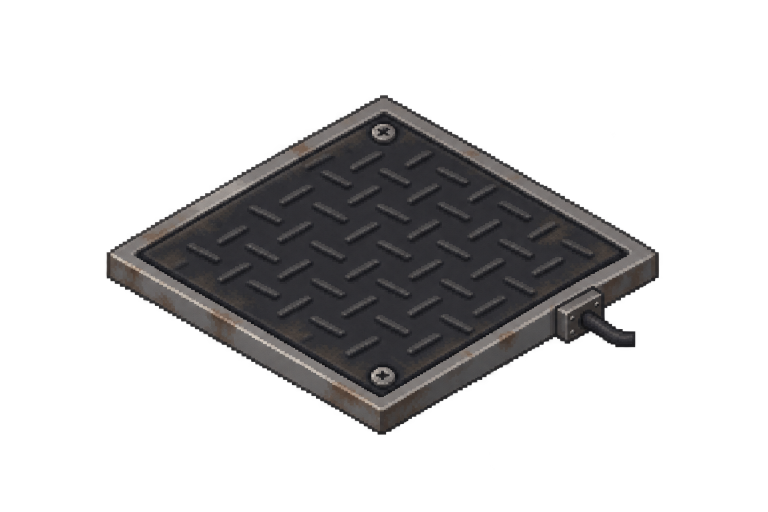
#> input picture art/placeholders/pressure-plate.png, 1536 x 1024 px (shown at 1/2 size); the run also reads 2 pictures not shown here
$ python pack-placeholder-sprites.py
#> lines starting #> are read from the running program, lines starting #| are printed output that depends on the picture
"""Build the ZedComm placeholder sprite pack and tile definitions with Pillow."""
from io import BytesIO
from itertools import combinations
from math import hypot
from pathlib import Path
from struct import pack

from PIL import Image, ImageDraw, ImageOps

ROOT = Path(__file__).resolve().parents[1]
SOURCE = ROOT / "art" / "placeholders"
CONCEPT_ART = ROOT / "art" / "first-release-concepts"
OCCUPANCY_ART = CONCEPT_ART / "occupancy-plate.png"
WEIGHT_ART = CONCEPT_ART / "weight-plate.png"
DISPLAY_ART = CONCEPT_ART / "numeric-display-blank-face.png"
CABINET_ART = ROOT / "art" / "cabinet-prototypes"
FLOOR_CABINET = CABINET_ART / "network-cabinet-floor-frame.png"
LARGE_CABINET = CABINET_ART / "network-cabinet-large.png"
XL_CABINET = CABINET_ART / "network-cabinet-xl.png"
TABLETOP_CABINET = CABINET_ART / "network-cabinet-tabletop-frame.png"
WALL_CABINET = CABINET_ART / "network-cabinet-wall-frame.png"
CABINET_SET = "zedcomm_cabinets_01"
CABINET_FRAME = 466
SWITCH_FRAME = 467
SWITCH_LEAD_SET = "zedcomm_switch_01"
SWITCH_FLOOR_SET = "zedcomm_switch_floor_01"
WALL_MOUNTS = ((80, 183, False), (48, 183, True), (48, 199, False), (80, 199, True))
SWITCH_ART = (CONCEPT_ART / "manual-network-switch.png", CONCEPT_ART / "manual-network-switch-on.png")
OCCUPANCY_FIRST_FRAME = 419
WEIGHT_FIRST_FRAME = 425
DISPLAY_FIRST_FRAME = 431
DISPLAY_SET = "zedcomm_display_01"
WEIGHT_FACE_SET = "zedcomm_weight_face_01"
PLATE_TERMINAL_MASK = ((88, 229), (107, 218), (108, 249), (88, 249))
WEIGHT_TERMINAL_MASK = ((72, 235), (81, 231), (85, 234), (82, 237), (79, 238), (75, 241), (73, 241))
PLATE_SOCKETS = ((85, 235), (42, 235), (42, 208), (85, 208))
WEIGHT_SOCKETS = ((85, 235), (42, 235), (42, 216), (85, 216))
MEDIA = ROOT / "workshop/ZedComm/Contents/mods/ZedComm/42/media"
SET = "zedcomm_devices_01"
TILE_WIDTH, TILE_HEIGHT = 128, 256
# Width at Build 42 scale and ground-relative lower edge in the tile cell.
SPRITES = (
    ("pressure-plate", 106, 249, "ZedCommPressurePlate"),
    ("wire", 74, 240, "ZedCommSignalWire"),
    ("numeric-display", 62, 243, "ZedCommNumericDisplay"),
)


# Mirrors WireShape.lua. Each additional frame is a two-ended route or cap.
WIRE_MASKS = (0, 1, 2, 3, 4, 5, 6, 8, 9, 10, 12)
WIRE_LANE_OFFSETS = (9, -9, 17, -17)
COLUMNS = 4
ROWS = 8
# Screen offsets for +X, +Y, -X and -Y at Build 42 scale.
WIRE_DIRECTIONS = ((32, 16), (-32, 16), (-32, -16), (32, -16))
TILE_CENTER = (64, 224)
LEAD_STROKES = ((5, "#3a2522"), (3, "#6e4037"), (1, "#946452"))


# [4 lines left out: function draw_lead, not called in this run]


def wall_lead_foot(center, facing):
    return center, 216 if facing < 2 else 232


def ints(*values):
    return pack(f"<{len(values)}i", *values)


def pack_string(value):
    value = value.encode("ascii")
    return ints(len(value)) + value


def sprite_frame(source, width, bottom):
#> called with width = 106, bottom = 249
    with Image.open(source) as original:
#> original is the input picture: PIL image 1536x1024 RGBA; mean R, G, B, A 25.9, 24.9, 25.1, 66.2
        art = original.convert("RGBA")
    # Size by the visible prop instead of the near-transparent image margins.
    bounds = art.getchannel("A").point(lambda alpha: 255 if alpha >= 16 else 0).getbbox()
#> bounds = (212, 190, 1318, 870)
    if bounds is None:
        raise ValueError(f"Empty sprite: {source}")
    art = art.crop(bounds)
    height = round(art.height * width / art.width)
    art = art.resize((width, height), Image.Resampling.LANCZOS)
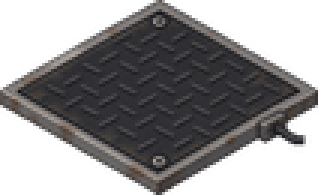
#> art: PIL image 106x65 RGBA (shown 3 times larger); mean R, G, B, A 37.8, 36.4, 37.2, 138.5; transparent parts drawn white
    return art, (TILE_WIDTH - width) // 2, bottom - height


def wire_frame(mask, offset=0):
    # At tile scale 2, adjacent centers are separated by (64, 32).
    # Each leg meets its partner at the shared diamond edge midpoint.
    center = TILE_CENTER
    ends = [(center[0] + dx, center[1] + dy)
            for bit, (dx, dy) in enumerate(WIRE_DIRECTIONS) if mask & (1 << bit)]
    if not ends:
        ends = [(54, 219), (74, 229)]
    if offset:
        start, end = ends[0], ends[1] if len(ends) == 2 else center
        dx, dy = end[0] - start[0], end[1] - start[1]
        length = hypot(dx, dy)
        shift_x, shift_y = round(-dy * offset / length), round(dx * offset / length)
        center = (center[0] + shift_x, center[1] + shift_y)
        # Keep real tile-edge endpoints aligned with the neighboring sprites.
        if mask == 0:
            ends = [(x + shift_x, y + shift_y) for x, y in ends]
    scale = 4
    art = Image.new("RGBA", (TILE_WIDTH * scale, TILE_HEIGHT * scale))
    pen = ImageDraw.Draw(art)

    def scaled(point):
        return point[0] * scale, point[1] * scale

    route = [ends[0], center, ends[1]] if len(ends) == 2 else [ends[0], center]
    if offset and mask and len(ends) == 2:
        inner = [(round((x + TILE_CENTER[0]) / 2) + shift_x,
                  round((y + TILE_CENTER[1]) / 2) + shift_y) for x, y in ends]
        route = [ends[0], inner[0], center, inner[1], ends[1]]
    for width, color in LEAD_STROKES:
        pen.line([scaled(point) for point in route], fill=color, width=width * scale, joint="curve")
    free_ends = ends if mask == 0 else [center] if len(ends) == 1 else []
    for point in free_ends:
        x, y = scaled(point)
        pen.ellipse((x - 8, y - 8, x + 8, y + 8), fill="#b09a65")
    art = art.resize((TILE_WIDTH, TILE_HEIGHT), Image.Resampling.LANCZOS)
    bounds = art.getchannel("A").getbbox()
    return art.crop(bounds), bounds[0], bounds[1]


# Direction and lane codes mirror WireShape.lua.
ROUTE_EDGE_COUNT = 20
ROUTE_LANE_SPACING = 0.18
ROUTE_INWARD = ((-1, 0), (0, -1), (1, 0), (0, 1))


def route_edge(code):
    side, lane = divmod(code, 5)
    along = 0.5 + (lane - 2) * ROUTE_LANE_SPACING
    point = ((1, along), (along, 1), (0, along), (along, 0))[side]
    return point, ROUTE_INWARD[side]


def wire_curve(first, second=None, local_port=False):
    start, inward = route_edge(first)
    if second is not None:
        end, end_inward = route_edge(second)
    else:
        end_inward = (-inward[0], -inward[1])
        end = (0.5, 0.5) if local_port else (start[0] + inward[0] * 0.5, start[1] + inward[1] * 0.5)

    def shift(point, direction, distance):
        return point[0] + direction[0] * distance, point[1] + direction[1] * distance

    start_reach, end_reach = 0.42, 0.16 if second is None else 0.42
    if second is not None and inward[0] * end_inward[0] + inward[1] * end_inward[1] == 0:
        # Scale each corner handle to its lane's turn radius. An inner
        # bend has less room than the outer bend and turns sooner.
        dx, dy = end[0] - start[0], end[1] - start[1]
        start_reach = 0.55 * abs(dx * inward[0] + dy * inward[1])
        end_reach = 0.55 * abs(dx * end_inward[0] + dy * end_inward[1])
    control = [start, shift(start, inward, start_reach),
               shift(end, end_inward, end_reach), end]
    points = []
    for i in range(25):
        t = i / 24
        weight = ((1 - t) ** 3, 3 * t * (1 - t) ** 2, 3 * t ** 2 * (1 - t), t ** 3)
        points.append(tuple(sum(p[axis] * w for p, w in zip(control, weight)) for axis in range(2)))
    return points


def routed_wire_frame(first, second=None, local_port=False):
    scale = 4
    art = Image.new("RGBA", (TILE_WIDTH * scale, TILE_HEIGHT * scale))
    pen = ImageDraw.Draw(art)

    def project(point):
        x, y = point
        return (round((64 + (x - y) * 64) * scale),
                round((224 + (x + y - 1) * 32) * scale))

    points = [project(point) for point in wire_curve(first, second, local_port)]
    for width, color in LEAD_STROKES:
        pen.line(points, fill=color, width=width * scale, joint="curve")
    if second is None:
        x, y = points[-1]
        pen.ellipse((x - 8, y - 8, x + 8, y + 8), fill="#b09a65")
    art = art.resize((TILE_WIDTH, TILE_HEIGHT), Image.Resampling.LANCZOS)
    bounds = art.getchannel("A").getbbox()
    return art.crop(bounds), bounds[0], bounds[1]


def module_frame(direction=None, same_tile=False, compact=False):
    """A low, clip-on relay housing and its lead to the wire's tile edge."""
    art = Image.new("RGBA", (TILE_WIDTH, TILE_HEIGHT))
    pen = ImageDraw.Draw(art)
    floor = TILE_CENTER
    sockets = ((73, 213), (55, 213), (53, 205), (75, 205))
    socket = (66, 216) if direction is None else sockets[direction]

    if direction is not None:
        dx, dy = WIRE_DIRECTIONS[direction]
        end = (floor[0] + dx, floor[1] + dy)
        bend = (socket[0] + dx // 4, floor[1] + dy // 2)
        lead = [socket, bend, end]
    elif same_tile:
        lead = [socket, (66, 220), floor]
    else:
        lead = []

    if compact and lead:
        dx, dy = WIRE_DIRECTIONS[direction] if direction is not None else (0, 16)
        lead = [socket, (socket[0] + dx // 4, socket[1] + dy // 4)]
    if lead:
        for width, color in LEAD_STROKES:
            pen.line(lead, fill=color, width=width, joint="curve")

    # Steel mounting clip, shaded enclosure, and recessed lid.
    pen.polygon([(58, 202), (58, 197), (64, 194), (70, 197), (70, 202)], fill="#74695a", outline="#302b26")
    pen.line([(60, 200), (60, 198), (64, 196), (68, 198)], fill="#ac9d81")
    pen.polygon([(48, 205), (64, 212), (64, 219), (48, 212)], fill="#5a5143", outline="#302b26")
    pen.polygon([(64, 212), (80, 205), (80, 212), (64, 219)], fill="#494239", outline="#302b26")
    pen.polygon([(48, 205), (64, 197), (80, 205), (64, 213)], fill="#8f826b", outline="#302b26")
    pen.polygon([(52, 205), (64, 199), (76, 205), (64, 211)], fill="#a3957a")
    pen.line([(51, 205), (64, 198), (77, 205)], fill="#c3b396")
    pen.line([(59, 203), (64, 201), (71, 204)], fill="#514b41", width=2)
    pen.point([(53, 206), (73, 206), (64, 210)], fill="#e2cfab")
    x, y = socket
    pen.ellipse((x - 3, y - 2, x + 3, y + 2), fill="#b09a65", outline="#3a3023")
    pen.point((x, y), fill="#946452" if lead else "#302822")

    bounds = art.getbbox()
    if compact:
        cropped = art.crop(bounds)
        cropped = cropped.resize((round(cropped.width * 0.7), round(cropped.height * 0.7)),
                                 Image.Resampling.LANCZOS)
        x = TILE_CENTER[0] + round((bounds[0] - TILE_CENTER[0]) * 0.7)
        y = TILE_CENTER[1] + round((bounds[1] - TILE_CENTER[1]) * 0.7)
        return cropped, x, y
    return art.crop(bounds), bounds[0], bounds[1]


def plate_body(source, terminal_mask):
    # Leave space between the plate rim and the tile edges for the lead.
    prop, x, y = sprite_frame(source, 88, 249)
    art = Image.new("RGBA", (TILE_WIDTH, TILE_HEIGHT))
    art.alpha_composite(prop, (x, y))
    # Replace the source art's fixed terminal with the opposite rim.
    mirrored = art.transpose(Image.Transpose.FLIP_LEFT_RIGHT)
    mask = Image.new("L", art.size)
    ImageDraw.Draw(mask).polygon(terminal_mask, fill=255)
    art.paste(mirrored, (0, 0), mask)
    return art


def plate_frame(body, direction=None, same_tile=False, sockets=PLATE_SOCKETS):
    art = body.copy()
    pen = ImageDraw.Draw(art)
    socket = (74, 242) if direction is None else sockets[direction]

    if direction is not None:
        dx, dy = WIRE_DIRECTIONS[direction]
        end = (TILE_CENTER[0] + dx, TILE_CENTER[1] + dy)
        lead = [socket, end]
    elif same_tile:
        lead = [socket, (73, 235), TILE_CENTER]
    else:
        lead = []
    if lead:
        for width, color in LEAD_STROKES:
            pen.line(lead, fill=color, width=width, joint="curve")
    x, y = socket
    pen.ellipse((x - 4, y - 2, x + 4, y + 2), fill="#ab986f", outline="#342c22")
    pen.line((x - 1, y, x + 1, y), fill="#865949" if lead else "#282520")

    bounds = art.getbbox()
    return art.crop(bounds), bounds[0], bounds[1]


def plate_frames(source, terminal_mask=PLATE_TERMINAL_MASK, sockets=PLATE_SOCKETS):
    body = plate_body(source, terminal_mask)
    yield plate_frame(body)
    yield plate_frame(body, same_tile=True)
    for direction in range(len(WIRE_DIRECTIONS)):
        yield plate_frame(body, direction, sockets=sockets)


def write_icon(source, target, width=56):
    icon = Image.new("RGBA", (64, 64))
    art, _, _ = sprite_frame(source, width, 64)
    icon.alpha_composite(art, ((64 - art.width) // 2, (64 - art.height) // 2))
    icon.save(target)


def sprite_record(index, atlas_x, atlas_y, width, height, x, y, tileset=SET):
    return pack_string(f"{tileset}_{index}") + ints(atlas_x, atlas_y, width, height, x, y, TILE_WIDTH, TILE_HEIGHT)


def texture_page(name, atlas, metadata, count):
    payload = BytesIO()
    atlas.save(payload, "PNG")
    png = payload.getvalue()
    return pack_string(name) + ints(count, 1) + metadata + ints(len(png)) + png


# [22 lines left out: function cabinet_variants_page, not called in this run]


DOOR_BASES = ((68, 194), (60, 194), (68, 198), (60, 198))
DOOR_FAR_BASES = ((116, 218), (12, 218), (116, 222), (12, 222))


# [221 lines left out: functions door_status_icons, door_pages, contact_pages, switch_page, not called in this run]


def route_page(start):
    atlas = Image.new("RGBA", (1024, 2048))
    metadata = bytearray()
    index = start

    def put(art, x, y):
        nonlocal index
        slot = index - start
        row, column = divmod(slot, 8)
        atlas_x, atlas_y = column * 128, row * 64
        assert art.width <= 128 and art.height <= 64 and atlas_y + art.height <= atlas.height
        atlas.alpha_composite(art, (atlas_x, atlas_y))
        metadata.extend(sprite_record(index, atlas_x, atlas_y, art.width, art.height, x, y))
        index += 1

    for lane in range(-2, 3):
        put(*wire_frame(0, lane * 8))
    for local_port in (False, True):
        for edge in range(ROUTE_EDGE_COUNT):
            put(*routed_wire_frame(edge, local_port=local_port))
    for first, second in combinations(range(ROUTE_EDGE_COUNT), 2):
        put(*routed_wire_frame(first, second))
    assert index == OCCUPANCY_FIRST_FRAME
    for frame in plate_frames(OCCUPANCY_ART):
        put(*frame)
    assert index == WEIGHT_FIRST_FRAME
    for frame in plate_frames(WEIGHT_ART, WEIGHT_TERMINAL_MASK, WEIGHT_SOCKETS):
        put(*frame)
    return texture_page(SET + "1", atlas, metadata, index - start), index


# Face anchors in pixels within the resized casing. Update these when changing the art.
DISPLAY_WIDTH = 70
DISPLAY_BOTTOM = 243
DISPLAY_FACE_ORIGIN = (20, 24)
DISPLAY_FACE_RIGHT = (56, 15)
DISPLAY_FACE_BOTTOM = (22, 33)
DISPLAY_LED_CENTER = (62, 16)
DISPLAY_SLOT_STARTS = (3, 14, 25)

# Seven-segment strokes in a flat 8-by-9 cell, projected onto the slanted face.
DISPLAY_SEGMENTS = {
    "a": (1, 0, 7, 1.35), "b": (6.6, 0.8, 8, 4.35),
    "c": (6.6, 4.65, 8, 8.2), "d": (1, 7.65, 7, 9),
    "e": (0, 4.65, 1.4, 8.2), "f": (0, 0.8, 1.4, 4.35),
    "g": (1, 3.85, 7, 5.2),
}
DISPLAY_DIGITS = ("abcdef", "bc", "abdeg", "abcdg", "bcfg", "acdfg",
                  "acdefg", "abc", "abcdefg", "abcdfg", "g")


def display_glyph(size, slot_start, strokes, color, width_scale=1):
    scale = 4
    surface = Image.new("RGBA", (size[0] * scale, size[1] * scale))
    pen = ImageDraw.Draw(surface)
    ox, oy = DISPLAY_FACE_ORIGIN
    rx, ry = DISPLAY_FACE_RIGHT
    bx, by = DISPLAY_FACE_BOTTOM

    def project(x, y):
        u, v = (slot_start + x * width_scale) / 36, y / 9
        return (round(scale * (ox + u * (rx - ox) + v * (bx - ox))),
                round(scale * (oy + u * (ry - oy) + v * (by - oy))))

    for x0, y0, x1, y1 in strokes:
        pen.polygon([project(x0, y0), project(x1, y0), project(x1, y1), project(x0, y1)], fill=color)
    return surface.resize(size, Image.Resampling.LANCZOS)


def display_art():
    casing, x, y = sprite_frame(DISPLAY_ART, DISPLAY_WIDTH, DISPLAY_BOTTOM)
    glyphs = []
    for slot in DISPLAY_SLOT_STARTS:
        glyphs.append([
            display_glyph(casing.size, slot, (DISPLAY_SEGMENTS[segment] for segment in strokes),
                          "#bd6750" if value == 10 else "#ffb457")
            for value, strokes in enumerate(DISPLAY_DIGITS)
        ])
    led = Image.new("RGBA", casing.size)
    cx, cy = DISPLAY_LED_CENTER
    ImageDraw.Draw(led).ellipse((cx - 1, cy - 1, cx + 1, cy + 1), fill="#ffbe5a")
    return casing, x, y, glyphs, led


def legacy_display_page(start, casing, x, y, glyphs, led):
    assert start == DISPLAY_FIRST_FRAME
    atlas = Image.new("RGBA", (1024, 256))
    metadata = bytearray()
    index = start

    def put(art):
        nonlocal index
        bounds = art.getchannel("A").getbbox()
        assert bounds
        frame = art.crop(bounds)
        row, column = divmod(index - start, 8)
        atlas_x, atlas_y = column * 96, row * 48
        assert frame.width <= 96 and frame.height <= 48 and atlas_y + frame.height <= atlas.height
        atlas.alpha_composite(frame, (atlas_x, atlas_y))
        metadata.extend(sprite_record(index, atlas_x, atlas_y, frame.width, frame.height,
                                      x + bounds[0], y + bounds[1]))
        index += 1

    put(casing)
    for slot in glyphs:
        for glyph in slot:
            put(glyph)
    put(led)
    return texture_page(SET + "2", atlas, metadata, index - start), index


def display_faces_page(casing, x, y, glyphs, led):
    atlas = Image.new("RGBA", (2048, 1024))
    metadata = bytearray()
    for frame in range(257):
        face = casing.copy()
        value = frame - 1
        digits = (10, 10, 10) if value < 0 else tuple(int(digit) for digit in str(value))
        for slot, digit in enumerate(digits, start=len(glyphs) - len(digits)):
            face.alpha_composite(glyphs[slot][digit])
        if value > 0:
            face.alpha_composite(led)
        bounds = face.getchannel("A").getbbox()
        art = face.crop(bounds)
        row, column = divmod(frame, 25)
        atlas_x, atlas_y = column * 80, row * 48
        assert art.width <= 80 and art.height <= 48 and atlas_y + art.height <= atlas.height
        atlas.alpha_composite(art, (atlas_x, atlas_y))
        metadata.extend(sprite_record(frame, atlas_x, atlas_y, art.width, art.height,
                                      x + bounds[0], y + bounds[1], tileset=DISPLAY_SET))
    return texture_page(DISPLAY_SET, atlas, metadata, 257)


def weight_face_page(casing, x, y, led):
    atlas = Image.new("RGBA", (512, 128))
    metadata = bytearray()
    strokes = tuple(tuple(DISPLAY_SEGMENTS[segment] for segment in digit)
                    for digit in (*DISPLAY_DIGITS[:10], "bcefg", "ef"))

    def put(art, frame):
        bounds = art.getchannel("A").getbbox()
        assert bounds
        art = art.crop(bounds)
        row, column = divmod(frame, 20)
        atlas_x, atlas_y = column * 24, row * 24
        assert art.width <= 24 and art.height <= 24
        atlas.alpha_composite(art, (atlas_x, atlas_y))
        metadata.extend(sprite_record(frame, atlas_x, atlas_y, art.width, art.height,
                                      x + bounds[0], y + bounds[1], tileset=WEIGHT_FACE_SET))

    for slot, start in enumerate((1, 8, 15, 22, 29)):
        for index, glyph in enumerate(strokes):
            put(display_glyph(casing.size, start, glyph, "#ffb457", 0.7), slot * 12 + index)
    put(display_glyph(casing.size, 28, ((0, 7.6, 1.25, 9),), "#ffb457"), 60)
    put(led, 61)
    return texture_page(WEIGHT_FACE_SET, atlas, metadata, 62)


def main():
    atlas = Image.new("RGBA", (COLUMNS * TILE_WIDTH, ROWS * TILE_HEIGHT))
    metadata = bytearray()

    def record(index, atlas_x, atlas_y, width, height, x, y):
        metadata.extend(sprite_record(index, atlas_x, atlas_y, width, height, x, y))

    def put(index, art, x, y):
#> called with index = 0, x = 11, y = 184
        atlas_x = (index % COLUMNS) * TILE_WIDTH + x
#> atlas_x = 11
        atlas_y = (index // COLUMNS) * TILE_HEIGHT + y
        atlas.alpha_composite(art, (atlas_x, atlas_y))
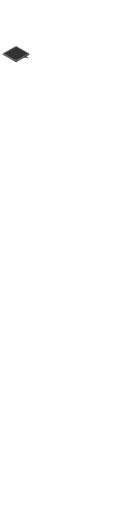
#> atlas: PIL image 512x2048 RGBA (shown at 1/4 size); mean R, G, B, A 0.2, 0.2, 0.2, 0.9; transparent parts drawn white
        record(index, atlas_x, atlas_y, art.width, art.height, x, y)
        return atlas_x, atlas_y, art.width, art.height, x, y

    textures = MEDIA / "textures"
    textures.mkdir(parents=True, exist_ok=True)
    for index, (filename, width, bottom, icon_name) in enumerate(SPRITES):
        source = SOURCE / f"{filename}.png"
        put(index, *sprite_frame(source, width, bottom))
        icon_source = DISPLAY_ART if filename == "numeric-display" else source
        write_icon(icon_source, textures / f"Item_{icon_name}.png")
#> in write_icon, `icon.alpha_composite(art, ((64 - art.width) // 2, (64 - art.height) //..`:
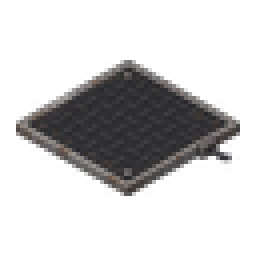
#> icon: PIL image 64x64 RGBA (shown 4 times larger); mean R, G, B, A 19.2, 18.5, 18.7, 64.5; transparent parts drawn white
    write_icon(OCCUPANCY_ART, textures / "Item_ZedCommOccupancyPlate.png")
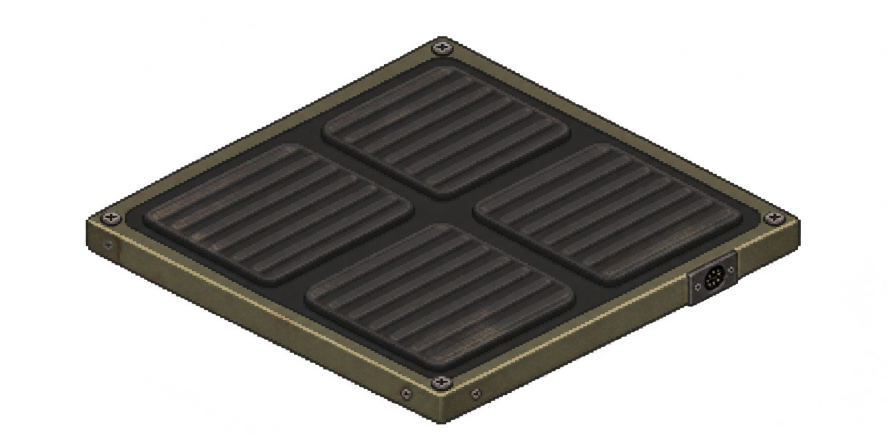
#> input picture art/first-release-concepts/occupancy-plate.png, 1774 x 887 px (shown at 1/2 size)
#> in sprite_frame, original is the input picture: PIL image 1774x887 RGBA; mean R, G, B, A 23.9, 22.7, 20.1, 97.3
#> in sprite_frame (call 7), `bounds = art.getchannel("A").point(lambda alpha: 255 if alpha >= 16 el..`: bounds = (171, 72, 1602, 850)
#> in sprite_frame (call 7), `art = art.crop(bounds)`:
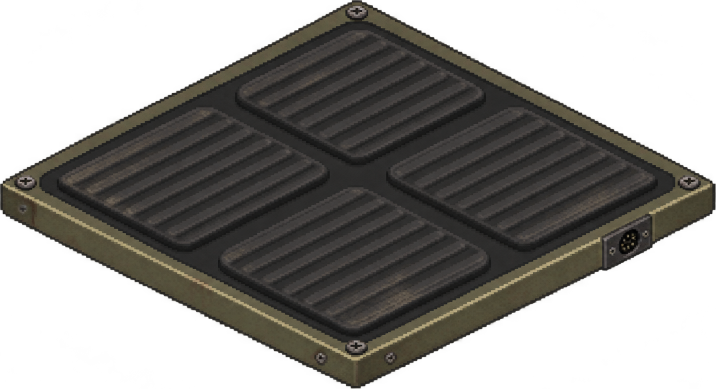
#> art: PIL image 1431x778 RGBA (shown at 1/2 size); mean R, G, B, A 33.7, 32.1, 28.5, 137.6; transparent parts drawn white
    write_icon(WEIGHT_ART, textures / "Item_ZedCommWeightPlate.png")
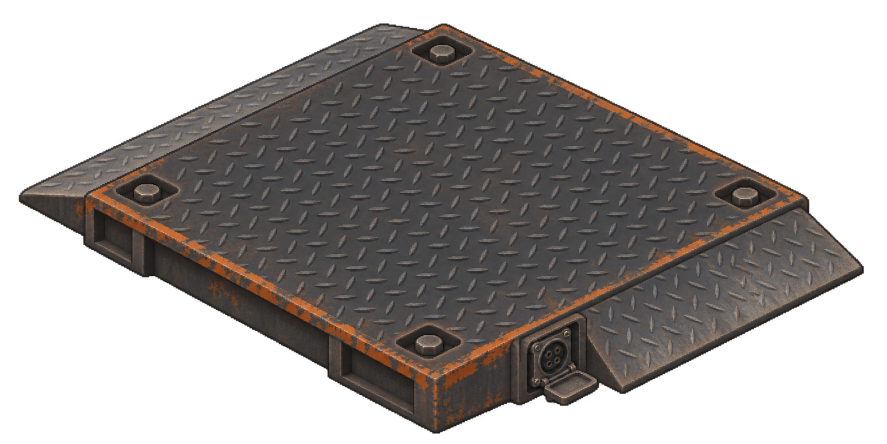
#> input picture art/first-release-concepts/weight-plate.png, 1774 x 887 px (shown at 1/2 size)
#> in sprite_frame, original is the input picture: PIL image 1774x887 RGBA; mean R, G, B, A 41.3, 37.4, 35.4, 125.7
#> in sprite_frame (call 8), `bounds = art.getchannel("A").point(lambda alpha: 255 if alpha >= 16 el..`: bounds = (37, 46, 1728, 868)

    for index, mask in enumerate(WIRE_MASKS, start=len(SPRITES)):
        put(index, *wire_frame(mask))
#> this loop made 11 passes
#> pass 1, in wire_frame, `art = art.resize((TILE_WIDTH, TILE_HEIGHT), Image.Resampling.LANCZOS)`:
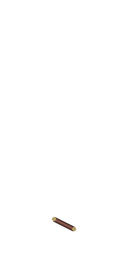
#> art: PIL image 128x256 RGBA; mean R, G, B, A 0.7, 0.5, 0.4, 0.9; transparent parts drawn white

    # Frames 14–19 mirror the order in ModuleVisuals.lua.
    module_start = len(SPRITES) + len(WIRE_MASKS)
    put(module_start, *module_frame())
#> (the rest of the program and of its run is left out)
